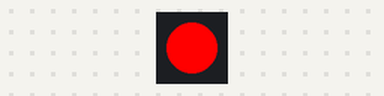
The sketch below on a simulated Arduino Uno, built with avr-gcc and run on an emulated ATmega328P. On the bench: 1 RGB LEDs in strip order, left to right.

Above: at 0.2 s.
At 1.2 s:
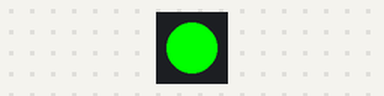
At 2.2 s:
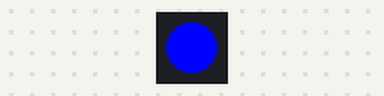
At 4.7 s:
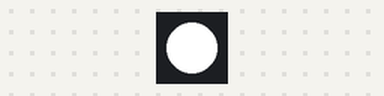
Timing chart, 0 to 5.2 s (numbered marks = the images above):
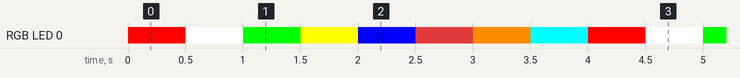

Measured:
- by itself, RGB LED 0: repeats every 4.0 s: RGB(255, 255, 255) 0.50 s, RGB(0, 255, 0) 0.50 s, RGB(255, 255, 0) 0.50 s, RGB(0, 0, 255) 0.50 s, RGB(165, 42, 42) 0.50 s, RGB(255, 140, 0) 0.50 s, RGB(0, 255, 255) 0.50 s, RGB(255, 0, 0) 0.50 s
- by itself, everything shown: repeats every 4.0 s, in 8 steps

The sketch:

neopixel_lip.ino
```cpp
#include <Adafruit_NeoPixel.h>

#define PIN 8

Adafruit_NeoPixel strip = Adafruit_NeoPixel(1, PIN, NEO_GRB + NEO_KHZ800);

void setup() {
  strip.begin();
  strip.show(); // Initialize all pixels to 'off'
}

void loop() {
  int wait=500;
  colorChange(strip.Color(255, 0, 0), wait); // Set to Red and wait time in ms
  colorChange(strip.Color(255,255,255), wait); // Set to white and wait time in ms
  colorChange(strip.Color(0, 255, 0), wait); // Set to Green and wait time in ms
  colorChange(strip.Color(255,255,0), wait); // Set to yellow and wait time in ms
  colorChange(strip.Color(0, 0, 255), wait); // Set to Blue and wait time in ms
  colorChange(strip.Color(165, 42, 42), wait); // Set to pink and wait time in ms
  colorChange(strip.Color(255,140,0), wait); // Set to orange and wait time in ms
  colorChange(strip.Color(0,255,255), wait); // Set to sea blue and wait time in ms
}

void colorChange(uint32_t c, int wait) {
  strip.setPixelColor(0, c);
  strip.show();
  delay(wait);

}
```
